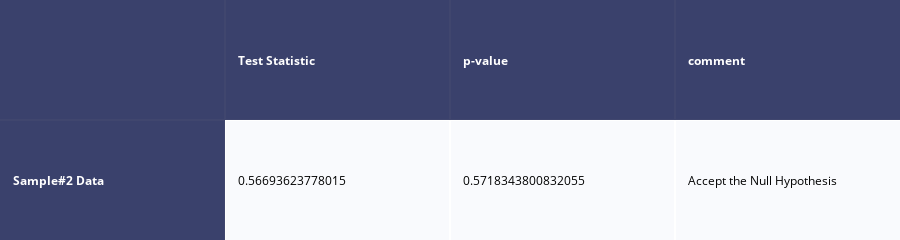

The code cell stored with this chart in its notebook:
### Markdown cell above
### Interpretation of the result

- Because the p-value greater than alpha value, we should accept null hypothesis(H0)
- That means **there is no difference between version A: Interact and version B: Help** as described in our H0

### Code cell
# Services compared to Interact
sample1_interact = df_interact_services[df_interact_services['Version']=='Interact']
sample2_services = df_interact_services[df_interact_services['Version']=='Services']

twosample_results = stats.ttest_ind(sample1_interact['No_clicks'], sample2_services['No_clicks'])

if twosample_results[1] < 0.05: 
    s = "Reject the Null Hypothesis"# p-value < alpha (L.S)
else:
    s = "Accept the Null Hypothesis"# p-value > alpha (L.S)

matrix_twosample = [
    ['', 'Test Statistic', 'p-value', 'comment'],
    ['Sample#2 Data', twosample_results[0], twosample_results[1], s]
]

twosample_table = ct(matrix_twosample, index=True)
twosample_table

### Figure 1 — Plotly figure (JSON) as saved in the notebook; plotly's stock layout.template omitted (floating-point values rounded to 4 significant figures)
{"data": [{"colorscale": [[0, "#00083e"], [0.5, "#ededee"], [1, "#ffffff"]], "hoverinfo": "none", "opacity": 0.75, "showscale": false, "type": "heatmap", "z": [[0, 0, 0, 0], [0, 0.5, 0.5, 0.5]]}], "layout": {"annotations": [{"align": "left", "font": {"color": "#ffffff"}, "showarrow": false, "text": "<b></b>", "x": -0.45, "xanchor": "left", "xref": "x", "y": 0, "yref": "y"}, {"align": "left", "font": {"color": "#ffffff"}, "showarrow": false, "text": "<b>Test Statistic</b>", "x": 0.55, "xanchor": "left", "xref": "x", "y": 0, "yref": "y"}, {"align": "left", "font": {"color": "#ffffff"}, "showarrow": false, "text": "<b>p-value</b>", "x": 1.55, "xanchor": "left", "xref": "x", "y": 0, "yref": "y"}, {"align": "left", "font": {"color": "#ffffff"}, "showarrow": false, "text": "<b>comment</b>", "x": 2.55, "xanchor": "left", "xref": "x", "y": 0, "yref": "y"}, {"align": "left", "font": {"color": "#ffffff"}, "showarrow": false, "text": "<b>Sample#2 Data</b>", "x": -0.45, "xanchor": "left", "xref": "x", "y": 1, "yref": "y"}, {"align": "left", "font": {"color": "#000000"}, "showarrow": false, "text": "0.56693623778015", "x": 0.55, "xanchor": "left", "xref": "x", "y": 1, "yref": "y"}, {"align": "left", "font": {"color": "#000000"}, "showarrow": false, "text": "0.5718343800832055", "x": 1.55, "xanchor": "left", "xref": "x", "y": 1, "yref": "y"}, {"align": "left", "font": {"color": "#000000"}, "showarrow": false, "text": "Accept the Null Hypothesis", "x": 2.55, "xanchor": "left", "xref": "x", "y": 1, "yref": "y"}], "height": 110, "margin": {"b": 0, "l": 0, "r": 0, "t": 0}, "xaxis": {"dtick": 1, "gridwidth": 2, "showticklabels": false, "tick0": -0.5, "ticks": "", "zeroline": false}, "yaxis": {"autorange": "reversed", "dtick": 1, "gridwidth": 2, "showticklabels": false, "tick0": 0.5, "ticks": "", "zeroline": false}}}
